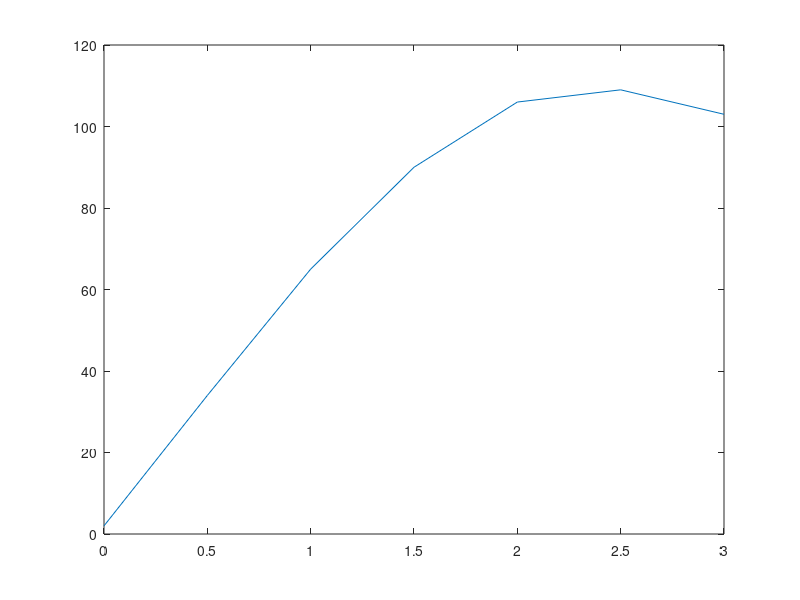

The MATLAB script that drew this image:
function d1
  clc, clear
  h = 0.5;
  x=[0,0.5,1,1.5,2,2.5,3]
  y=[167,176,201,241,291,347,400]
  for i=1:length(x)
  if i==1
    derv(i)=(1/(2*h))*(-3*y(i)+4*y(i+1)-1*y(i+2));
  elseif i==length(x)
    derv(i)=(1/(2*h))*(3*y(i)-4*y(i-1)+1*y(i-2));
  else
    derv(i)=(1/(2*h))*(y(i+1)-y(i-1));
  endif
  endfor


  disp(derv);
  %plot(x,y);
  plot(x,derv)


end
